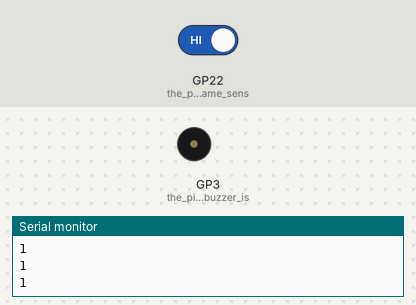
Recording of a sketch running on a simulated Raspberry Pi Pico. Parts: buzzer (waves = sounding, pin HIGH), the last lines printed to the serial monitor. The test bench sets the inputs (shaded band); at power-on: GP22 (the_pin_of_the_flame_sens) HIGH.

Above: at 1.2 s.
1.3 s: GP22 (the_pin_of_the_flame_sens) driven LOW
At 2.0 s:
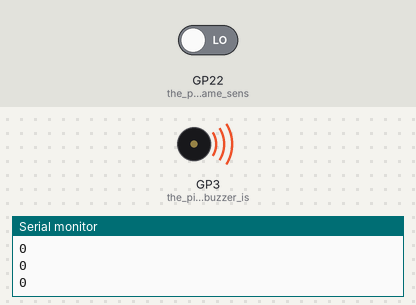
2.8 s: GP22 (the_pin_of_the_flame_sens) driven HIGH
At 3.2 s:
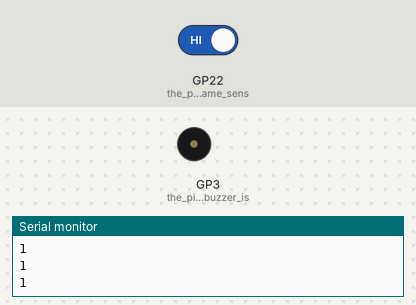
Timing chart, 0 to 5.8 s (numbered marks = the images above; inputs shaded):
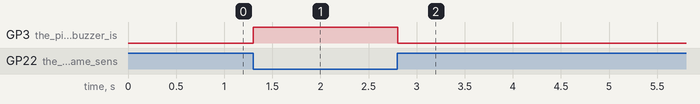

Measured:
- after the input at 1.3 s, GP3 (the_pin_of_the_buzzer_is): LOW → HIGH at once
- after the input at 2.8 s, GP3 (the_pin_of_the_buzzer_is): HIGH → LOW at once

The sketch:

Flame_alarm.ino
```cpp
/*
 * Keyestudio 37 in 1 Starter Kit for Raspberry Pi Pico
 * lesson 48
 * flame alarm
 * http://www.keyestudio.com
*/
int item = 0;
void setup() {
  Serial.begin(9600);
  pinMode(22, INPUT);//the pin of the flame sensor is connected to 22
  pinMode(3, OUTPUT);//the pin of the buzzer is connected to 3
}

void loop() {
  item = digitalRead(22);//read digital levels output by the flame sensor
  Serial.println(item);//print level signals
  if (item == 0) {//detect fire
    digitalWrite(3, HIGH);//open buzzer
  } else {//otherwise, turn off the buzzer
    digitalWrite(3, LOW);
  }
  delay(100);//delay in 100ms

}
```
